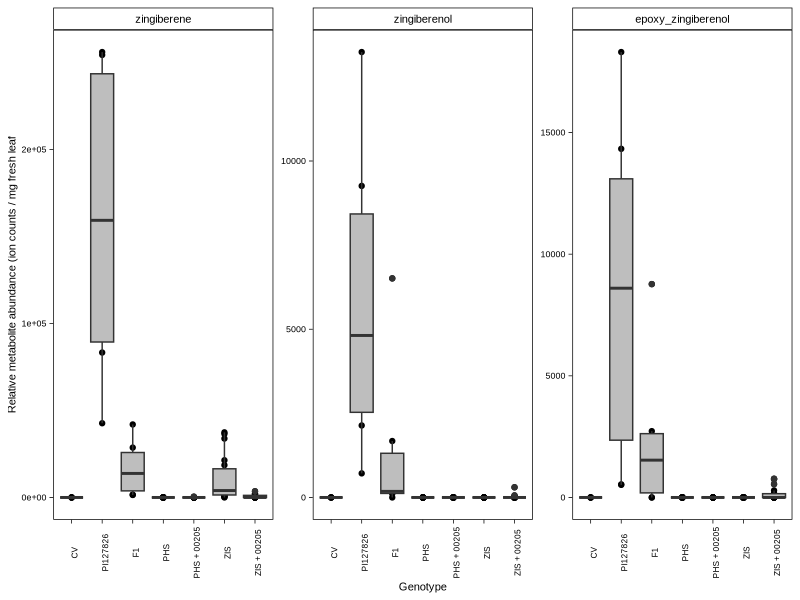

Write R code to recreate this figure. (Note: this script raises an error after producing the figure.)
library(ggplot2)
library(tidyr)
library(dplyr)
library(car)

df = read.table(file = "20160905_BC lines GCMS_area_mg_leaf.csv", header = T, sep = ",")
str(df)

df$cutting <- as.factor(df$cutting)
df$genotype= factor(df$genotype, levels= c("CV", "PI127826", "F1", "PHS", "PHS + 00205", "ZIS", "ZIS + 00205"))
#Change to long ('tidy') format
df_long = gather(
  data = df,
  key = "metabolite",
  value = abundance,
  -sample,-cutting,-BC1_progeny,-genotype)
head(df_long)
str(df_long)
df_long$metabolite = factor(df_long$metabolite, levels = c("zingiberene", "zingiberenol", "epoxy_zingiberenol"))
df_long$genotype= factor(df_long$genotype, levels= c("CV", "PI127826", "F1", "PHS", "PHS + 00205", "ZIS", "ZIS + 00205"))
#Filter if you want
#df_zingiberene_class3_4 <- filter(df_long, metabolite == "zingiberene" & class %in% c("3", "4"))

#Plotting
ggplot(data = df_long, aes(x = genotype, y = abundance)) +
  geom_point()+
  geom_boxplot(fill="grey")+

theme_classic() +
  theme_linedraw() +
  facet_wrap(.~metabolite, scales = 'free') +
  theme(text = element_text(family = "Arial", color = "black", size = 8),
        axis.text.x = element_text(size = 6, angle = 90), 
        plot.title = element_text(size = rel(2),hjust = 0.5),
        strip.background = element_rect(colour="black", fill="white"),
        strip.text.x = element_text(size=8, colour = "black"),
        panel.grid.major = element_blank(),
        panel.grid.minor = element_blank()) +
  labs(y = "Relative metabolite abundance (ion counts / mg fresh leaf", x = "Genotype") +
  ggsave("Zingiberene&derivatives_BC_population.svg", device = "svg", scale = 1, width = 28, height = 10, units = "cm", dpi = 300)


## ANOVA Volatiles
leveneTest(df$zingiberene ~ df$genotype, data = df) # If p > 0.05 the data is NOT normally distributed [levenetest is part of the car package]



##############  Whitefly assay  ################

df_wf = read.table(file = "20160726_WF assay BC1.csv", header = T, sep = ",")
str(df_wf)
df_wf$genotype= factor(df_wf$genotype, levels= c("CV", "PI127826", "F1", "PHS", "PHS + 00205", "ZIS", "ZIS + 00205"))
df_wf$cage=as.factor(df$cage)

ggplot(data = df_wf, aes(x= genotype, y = survival)) +
  geom_boxplot(fill = "grey") +
  #geom_jitter(width=0.05)+
  #stat_boxplot(geom= "errorbar", width = 0.1)+
  theme_classic() +
  theme_linedraw() +                                       
   theme(text = element_text (family = "Times New Roman", color = "black", size = 8),
        axis.text.x = element_text(size = 9),            
        plot.title = element_text(size = rel(2),hjust = 0.5),
        strip.background = element_rect(colour="black", fill="gray"),
        strip.text.x = element_text(size=8, colour = "black"),
        panel.grid.major = element_blank(),
        panel.grid.minor = element_blank()) +
  labs(y = "Whitefly survival (%)", x = "Genotype") +
  ggsave("whitefly survival_BC_population_per class.svg", device = "svg", scale = 1, width = 28, height = 10, units = "cm", dpi = 300)

##ANOVA Whitefly
leveneTest(df_wf$survival ~ df_wf$genotype, data = df_wf) # If p > 0.05 the data is NOT normally distributed [levenetest is part of the car package]
aov_genotype = aov(df_wf$survival ~ df_wf$genotype, data=df)
aov_table <- summary(aov_genotype) 

capture.output(summary(aov_genotype),file="ANOVA_BC1_whitefly.txt")

#TukeyHSD post-hoc
capture.output(TukeyHSD(aov_genotype),file="TukeyHSD_BC1_whitefly.txt")